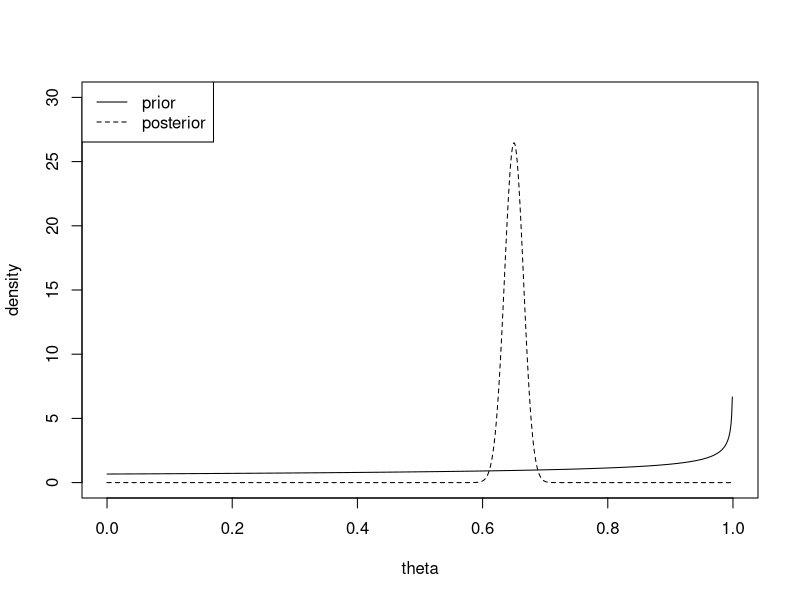

This figure's R source:
## ---- chunk 1
knitr::opts_chunk$set(echo = TRUE)
## ---- chunk 2
#
## ---- chunk 3
library(coda)
#
## ---- chunk 4
library(LearnBayes)
set.seed(1919)
#
## ---- chunk 5
theta <- seq(0,1,by=.001)
plot(theta, dbeta(theta,1,2/3), type='l', ylab='density', ylim=c(0,30))
lines(theta, dbeta(theta, 651, 350+2/3), lty=2)
legend('topleft', c('prior', 'posterior'), lty=c(1,2))
